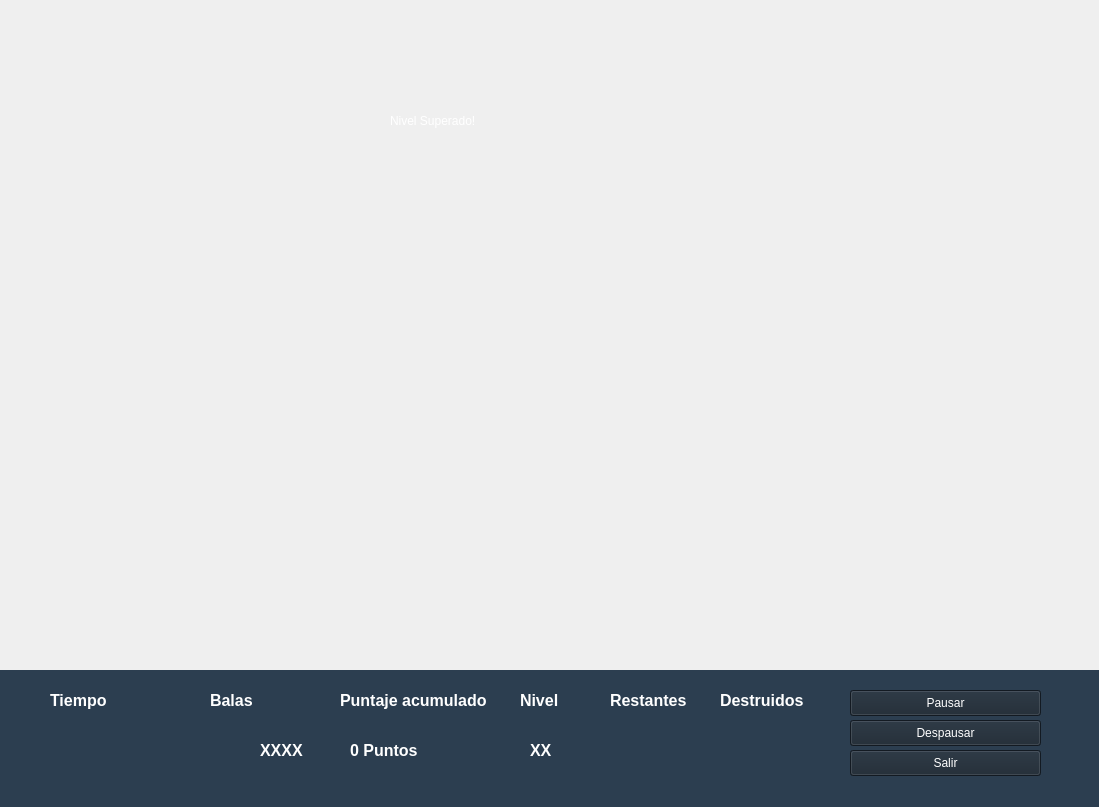
<?xml version="1.0" encoding="UTF-8"?>
<ui version="4.0">
 <class>MainWindow</class>
 <widget class="QMainWindow" name="MainWindow">
  <property name="geometry">
   <rect>
    <x>0</x>
    <y>0</y>
    <width>1099</width>
    <height>807</height>
   </rect>
  </property>
  <property name="windowTitle">
   <string>MainWindow</string>
  </property>
  <widget class="QWidget" name="centralwidget">
   <widget class="QWidget" name="fondo_2" native="true">
    <property name="geometry">
     <rect>
      <x>0</x>
      <y>670</y>
      <width>1101</width>
      <height>141</height>
     </rect>
    </property>
    <property name="styleSheet">
     <string notr="true">background-color: rgb(44, 62, 80);</string>
    </property>
    <widget class="QLabel" name="nombre_tiempo">
     <property name="geometry">
      <rect>
       <x>50</x>
       <y>20</y>
       <width>61</width>
       <height>21</height>
      </rect>
     </property>
     <property name="font">
      <font>
       <family>Arial</family>
       <pointsize>12</pointsize>
       <weight>75</weight>
       <italic>false</italic>
       <bold>true</bold>
      </font>
     </property>
     <property name="styleSheet">
      <string notr="true">font: 12pt &quot;Arial&quot;;
color: white;
font-weight: bold</string>
     </property>
     <property name="text">
      <string>Tiempo</string>
     </property>
    </widget>
    <widget class="QLabel" name="nombre_balas">
     <property name="geometry">
      <rect>
       <x>210</x>
       <y>20</y>
       <width>61</width>
       <height>21</height>
      </rect>
     </property>
     <property name="font">
      <font>
       <family>Arial</family>
       <pointsize>12</pointsize>
       <weight>75</weight>
       <italic>false</italic>
       <bold>true</bold>
      </font>
     </property>
     <property name="styleSheet">
      <string notr="true">font: 12pt &quot;Arial&quot;;
color: white;
font-weight: bold</string>
     </property>
     <property name="text">
      <string>Balas</string>
     </property>
    </widget>
    <widget class="QLabel" name="logo_balas">
     <property name="geometry">
      <rect>
       <x>210</x>
       <y>40</y>
       <width>41</width>
       <height>81</height>
      </rect>
     </property>
     <property name="text">
      <string/>
     </property>
     <property name="pixmap">
      <pixmap>../../Sprites/Elementos juego/Bala.png</pixmap>
     </property>
     <property name="scaledContents">
      <bool>true</bool>
     </property>
    </widget>
    <widget class="QLabel" name="contador_balas">
     <property name="geometry">
      <rect>
       <x>260</x>
       <y>70</y>
       <width>71</width>
       <height>21</height>
      </rect>
     </property>
     <property name="font">
      <font>
       <family>Arial</family>
       <pointsize>12</pointsize>
       <weight>75</weight>
       <italic>false</italic>
       <bold>true</bold>
      </font>
     </property>
     <property name="styleSheet">
      <string notr="true">font: 12pt &quot;Arial&quot;;
color: white;
font-weight: bold</string>
     </property>
     <property name="text">
      <string>XXXX</string>
     </property>
    </widget>
    <widget class="QLabel" name="nombre_puntaje">
     <property name="geometry">
      <rect>
       <x>340</x>
       <y>20</y>
       <width>151</width>
       <height>21</height>
      </rect>
     </property>
     <property name="font">
      <font>
       <family>Arial</family>
       <pointsize>12</pointsize>
       <weight>75</weight>
       <italic>false</italic>
       <bold>true</bold>
      </font>
     </property>
     <property name="styleSheet">
      <string notr="true">font: 12pt &quot;Arial&quot;;
color: white;
font-weight: bold</string>
     </property>
     <property name="text">
      <string>Puntaje acumulado</string>
     </property>
    </widget>
    <widget class="QLabel" name="contador_puntos">
     <property name="geometry">
      <rect>
       <x>350</x>
       <y>70</y>
       <width>101</width>
       <height>21</height>
      </rect>
     </property>
     <property name="font">
      <font>
       <family>Arial</family>
       <pointsize>12</pointsize>
       <weight>75</weight>
       <italic>false</italic>
       <bold>true</bold>
      </font>
     </property>
     <property name="styleSheet">
      <string notr="true">font: 12pt &quot;Arial&quot;;
color: white;
font-weight: bold</string>
     </property>
     <property name="text">
      <string>0 Puntos</string>
     </property>
    </widget>
    <widget class="QLabel" name="nombre_nivel">
     <property name="geometry">
      <rect>
       <x>520</x>
       <y>20</y>
       <width>61</width>
       <height>21</height>
      </rect>
     </property>
     <property name="font">
      <font>
       <family>Arial</family>
       <pointsize>12</pointsize>
       <weight>75</weight>
       <italic>false</italic>
       <bold>true</bold>
      </font>
     </property>
     <property name="styleSheet">
      <string notr="true">font: 12pt &quot;Arial&quot;;
color: white;
font-weight: bold</string>
     </property>
     <property name="text">
      <string>Nivel</string>
     </property>
    </widget>
    <widget class="QLabel" name="contador_nivel">
     <property name="geometry">
      <rect>
       <x>530</x>
       <y>70</y>
       <width>51</width>
       <height>20</height>
      </rect>
     </property>
     <property name="font">
      <font>
       <family>Arial</family>
       <pointsize>12</pointsize>
       <weight>75</weight>
       <italic>false</italic>
       <bold>true</bold>
      </font>
     </property>
     <property name="styleSheet">
      <string notr="true">font: 12pt &quot;Arial&quot;;
color: white;
font-weight: bold</string>
     </property>
     <property name="text">
      <string>XX</string>
     </property>
    </widget>
    <widget class="QPushButton" name="boton_pausa">
     <property name="enabled">
      <bool>true</bool>
     </property>
     <property name="geometry">
      <rect>
       <x>850</x>
       <y>20</y>
       <width>191</width>
       <height>26</height>
      </rect>
     </property>
     <property name="styleSheet">
      <string notr="true">background-color:rgb(26, 37, 48);
font: 12pt &quot;Arial&quot;;
color: white;
</string>
     </property>
     <property name="text">
      <string>Pausar</string>
     </property>
    </widget>
    <widget class="QPushButton" name="boton_salir">
     <property name="enabled">
      <bool>true</bool>
     </property>
     <property name="geometry">
      <rect>
       <x>850</x>
       <y>80</y>
       <width>191</width>
       <height>26</height>
      </rect>
     </property>
     <property name="styleSheet">
      <string notr="true">background-color:rgb(26, 37, 48);
font: 12pt &quot;Arial&quot;;
color: white;
</string>
     </property>
     <property name="text">
      <string>Salir</string>
     </property>
    </widget>
    <widget class="QLabel" name="restantes">
     <property name="geometry">
      <rect>
       <x>610</x>
       <y>20</y>
       <width>91</width>
       <height>21</height>
      </rect>
     </property>
     <property name="font">
      <font>
       <family>Arial</family>
       <pointsize>12</pointsize>
       <weight>75</weight>
       <italic>false</italic>
       <bold>true</bold>
      </font>
     </property>
     <property name="styleSheet">
      <string notr="true">font: 12pt &quot;Arial&quot;;
color: white;
font-weight: bold</string>
     </property>
     <property name="text">
      <string>Restantes</string>
     </property>
    </widget>
    <widget class="QLabel" name="restantes_2">
     <property name="geometry">
      <rect>
       <x>720</x>
       <y>20</y>
       <width>91</width>
       <height>21</height>
      </rect>
     </property>
     <property name="font">
      <font>
       <family>Arial</family>
       <pointsize>12</pointsize>
       <weight>75</weight>
       <italic>false</italic>
       <bold>true</bold>
      </font>
     </property>
     <property name="styleSheet">
      <string notr="true">font: 12pt &quot;Arial&quot;;
color: white;
font-weight: bold</string>
     </property>
     <property name="text">
      <string>Destruidos</string>
     </property>
    </widget>
    <widget class="QLabel" name="valor_restantes">
     <property name="geometry">
      <rect>
       <x>660</x>
       <y>70</y>
       <width>51</width>
       <height>20</height>
      </rect>
     </property>
     <property name="font">
      <font>
       <family>Arial</family>
       <pointsize>12</pointsize>
       <weight>75</weight>
       <italic>false</italic>
       <bold>true</bold>
      </font>
     </property>
     <property name="styleSheet">
      <string notr="true">font: 12pt &quot;Arial&quot;;
color: white;
font-weight: bold</string>
     </property>
     <property name="text">
      <string/>
     </property>
    </widget>
    <widget class="QLabel" name="icono_alien">
     <property name="geometry">
      <rect>
       <x>610</x>
       <y>50</y>
       <width>41</width>
       <height>51</height>
      </rect>
     </property>
     <property name="font">
      <font>
       <family>Arial</family>
       <pointsize>12</pointsize>
       <weight>75</weight>
       <italic>false</italic>
       <bold>true</bold>
      </font>
     </property>
     <property name="styleSheet">
      <string notr="true">font: 12pt &quot;Arial&quot;;
color: white;
font-weight: bold</string>
     </property>
     <property name="text">
      <string/>
     </property>
    </widget>
    <widget class="QLabel" name="icono_alien_rip">
     <property name="geometry">
      <rect>
       <x>720</x>
       <y>50</y>
       <width>41</width>
       <height>51</height>
      </rect>
     </property>
     <property name="font">
      <font>
       <family>Arial</family>
       <pointsize>12</pointsize>
       <weight>75</weight>
       <italic>false</italic>
       <bold>true</bold>
      </font>
     </property>
     <property name="styleSheet">
      <string notr="true">font: 12pt &quot;Arial&quot;;
color: white;
font-weight: bold</string>
     </property>
     <property name="text">
      <string/>
     </property>
    </widget>
    <widget class="QLabel" name="valor_destriudos">
     <property name="geometry">
      <rect>
       <x>780</x>
       <y>70</y>
       <width>41</width>
       <height>20</height>
      </rect>
     </property>
     <property name="font">
      <font>
       <family>Arial</family>
       <pointsize>12</pointsize>
       <weight>75</weight>
       <italic>false</italic>
       <bold>true</bold>
      </font>
     </property>
     <property name="styleSheet">
      <string notr="true">font: 12pt &quot;Arial&quot;;
color: white;
font-weight: bold</string>
     </property>
     <property name="text">
      <string/>
     </property>
    </widget>
    <widget class="QLabel" name="label_tiempo">
     <property name="geometry">
      <rect>
       <x>50</x>
       <y>60</y>
       <width>121</width>
       <height>21</height>
      </rect>
     </property>
     <property name="font">
      <font>
       <family>Arial</family>
       <pointsize>12</pointsize>
       <weight>50</weight>
       <italic>false</italic>
       <bold>false</bold>
      </font>
     </property>
     <property name="styleSheet">
      <string notr="true">font: 12pt &quot;Arial&quot;;
color: white;
</string>
     </property>
     <property name="text">
      <string/>
     </property>
    </widget>
    <widget class="QPushButton" name="boton_despausar">
     <property name="enabled">
      <bool>true</bool>
     </property>
     <property name="geometry">
      <rect>
       <x>850</x>
       <y>50</y>
       <width>191</width>
       <height>26</height>
      </rect>
     </property>
     <property name="styleSheet">
      <string notr="true">background-color:rgb(26, 37, 48);
font: 12pt &quot;Arial&quot;;
color: white;
</string>
     </property>
     <property name="text">
      <string>Despausar</string>
     </property>
    </widget>
   </widget>
   <widget class="QLabel" name="fondo_juego">
    <property name="geometry">
     <rect>
      <x>0</x>
      <y>0</y>
      <width>1100</width>
      <height>800</height>
     </rect>
    </property>
    <property name="text">
     <string/>
    </property>
   </widget>
   <widget class="QLabel" name="perro_juego">
    <property name="geometry">
     <rect>
      <x>300</x>
      <y>525</y>
      <width>141</width>
      <height>161</height>
     </rect>
    </property>
    <property name="text">
     <string/>
    </property>
    <property name="pixmap">
     <pixmap>../../Sprites/Terminator-Dog/Dog1.png</pixmap>
    </property>
    <property name="scaledContents">
     <bool>true</bool>
    </property>
   </widget>
   <widget class="QLabel" name="mira_juego">
    <property name="geometry">
     <rect>
      <x>475</x>
      <y>350</y>
      <width>150</width>
      <height>100</height>
     </rect>
    </property>
    <property name="text">
     <string/>
    </property>
    <property name="scaledContents">
     <bool>true</bool>
    </property>
   </widget>
   <widget class="QLabel" name="label_alien_1">
    <property name="geometry">
     <rect>
      <x>180</x>
      <y>110</y>
      <width>90</width>
      <height>80</height>
     </rect>
    </property>
    <property name="text">
     <string/>
    </property>
   </widget>
   <widget class="QLabel" name="label_alien_2">
    <property name="geometry">
     <rect>
      <x>790</x>
      <y>130</y>
      <width>90</width>
      <height>80</height>
     </rect>
    </property>
    <property name="text">
     <string/>
    </property>
   </widget>
   <widget class="QLabel" name="label_disparo_1">
    <property name="geometry">
     <rect>
      <x>390</x>
      <y>140</y>
      <width>50</width>
      <height>60</height>
     </rect>
    </property>
    <property name="text">
     <string/>
    </property>
   </widget>
   <widget class="QLabel" name="label_disparo_2">
    <property name="geometry">
     <rect>
      <x>560</x>
      <y>130</y>
      <width>50</width>
      <height>60</height>
     </rect>
    </property>
    <property name="text">
     <string/>
    </property>
   </widget>
   <widget class="QLabel" name="estado_nivel">
    <property name="geometry">
     <rect>
      <x>390</x>
      <y>100</y>
      <width>281</width>
      <height>41</height>
     </rect>
    </property>
    <property name="styleSheet">
     <string notr="true">font: 30pt &quot;Arial&quot;;
color: rgb(255, 255, 255)</string>
    </property>
    <property name="text">
     <string>Nivel Superado! </string>
    </property>
    <property name="scaledContents">
     <bool>true</bool>
    </property>
   </widget>
   <zorder>fondo_juego</zorder>
   <zorder>label_alien_2</zorder>
   <zorder>label_alien_1</zorder>
   <zorder>perro_juego</zorder>
   <zorder>label_disparo_1</zorder>
   <zorder>label_disparo_2</zorder>
   <zorder>mira_juego</zorder>
   <zorder>fondo_2</zorder>
   <zorder>estado_nivel</zorder>
  </widget>
 </widget>
 <resources/>
 <connections/>
</ui>
